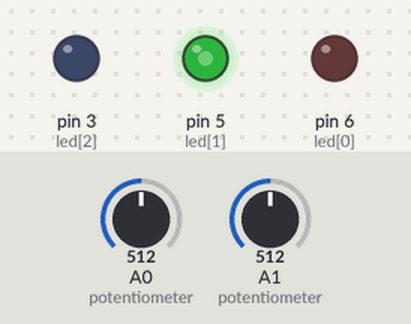
Recording of a sketch running on a simulated Arduino Uno, built with avr-gcc and run on an emulated ATmega328P. Parts: output pins drawn as LEDs (lit = HIGH). The inputs (shaded band) are chosen by the test bench; at power-on: A0 (potentiometer) = 512, A1 (potentiometer) = 512.

Above: at 1.2 s.
1.3 s: A0 (potentiometer) set to 716
At 2.2 s:
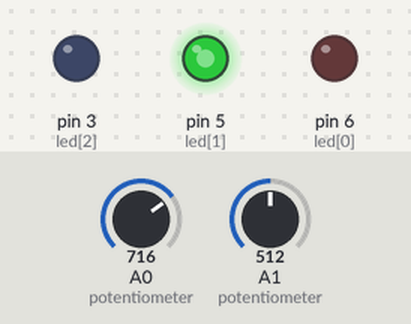
2.8 s: A1 (potentiometer) set to 502
At 3.3 s:
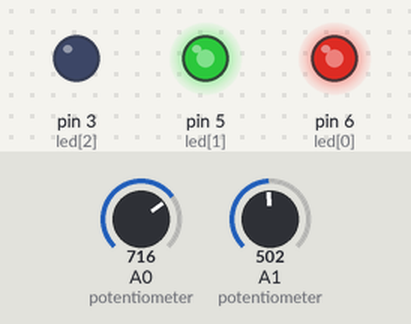
4.3 s: A0 (potentiometer) set to 900
At 5.5 s:
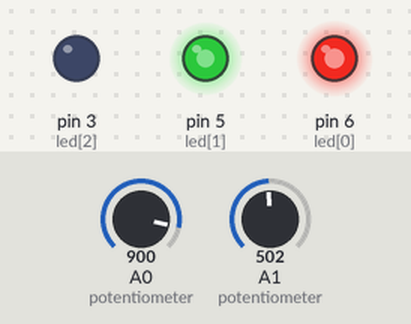
5.8 s: A1 (potentiometer) set to 716
At 6.8 s:
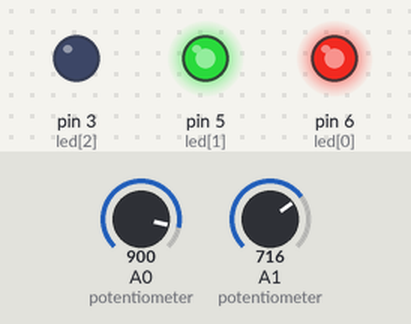
7.3 s: A1 (potentiometer) set to 1010
8.8 s: A1 (potentiometer) set to 1023
At 9.1 s:
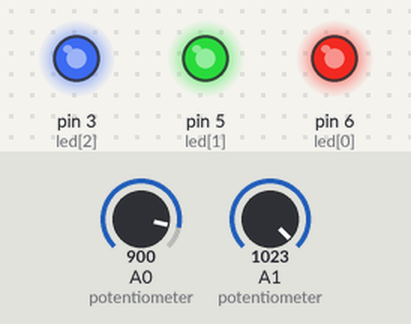
Timing chart, 0 to 11.3 s (numbered marks = the images above; inputs shaded):
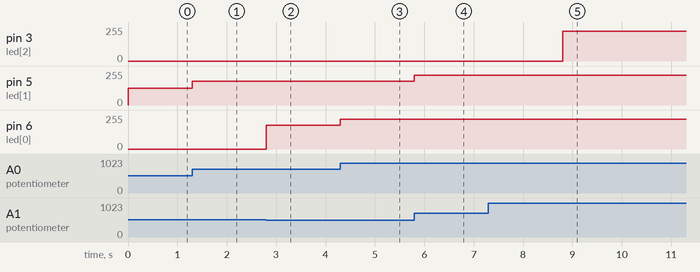

The sketch:

sketch.ino
```cpp
int led[3]={6,5,3};
byte sec;
void setup()
  {

  }

void loop()
  {
    sec=map(analogRead(A1),0,1023,0,2);
    analogWrite(led[sec],map(analogRead(A0),0,1023,0,255));
  }
```

Measured:
- the behaviour switches between 512 and 511 on A1 (potentiometer) (found by bisection; images 1 and 2)
- the behaviour switches between 1022 and 1023 on A1 (potentiometer) (found by bisection; images 4 and 5)
- after the input at 1.3 s, pin 5 (led[1]): 127/255 → 178/255 at once
- after the input at 2.8 s, pin 6 (led[0]): 0/255 → 178/255 at once
- after the input at 4.3 s, pin 6 (led[0]): 178/255 → 224/255 at once
- after the input at 5.8 s, pin 5 (led[1]): 178/255 → 224/255 at once
- after the input at 7.3 s, every drawn part: stays the same
- after the input at 8.8 s, pin 3 (led[2]): 0/255 → 224/255 at once
